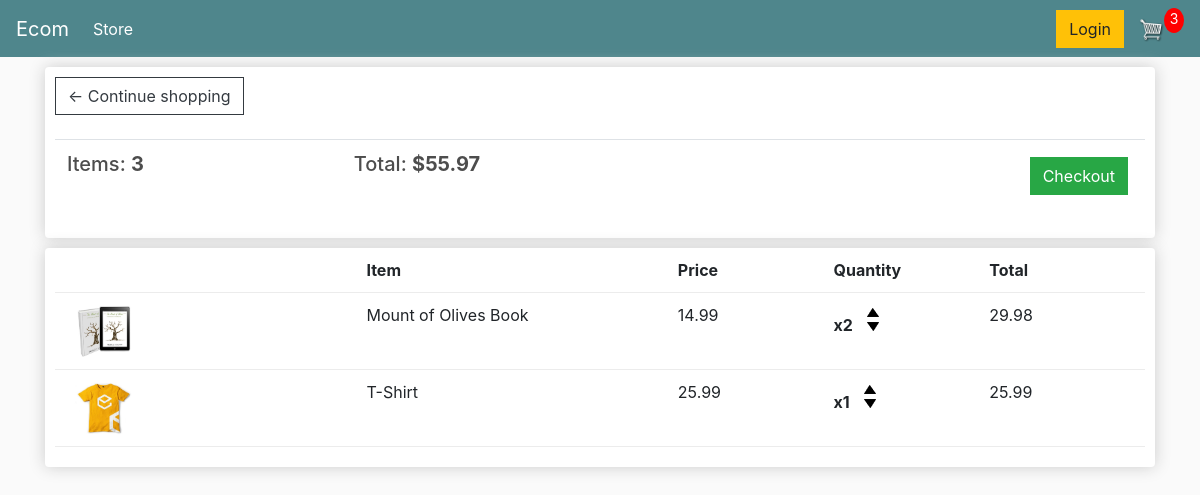
/cart/ (signed in), run on an earlier commit of the app's database.
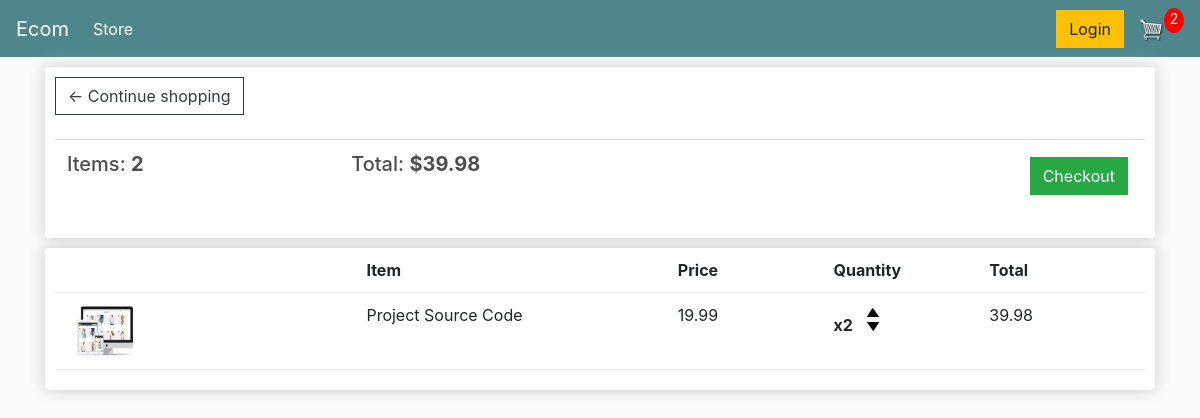
And on a later commit of the database.
### store/models.py (models this page shows, shortened)
class Order (models.Model):
    customer = models.ForeignKey(Customer, null = True, blank= True, on_delete = models.SET_NULL)
    date_ordered = models.DateTimeField(auto_now_add = True)
    complete = models.BooleanField(default = False)
    transaction_id = models.CharField(max_length = 100, null = True)
    @property
    def get_cart_total(self):
        orderitems = self.orderitem_set.all()
        total = sum ([item.get_total for item in orderitems])
        return total
    @property
    def get_cart_items(self):
        orderitems = self.orderitem_set.all()
        total = sum ([item.quantity for item in orderitems])
        return total

class OrderItem(models.Model):
    product = models.ForeignKey(Product, on_delete = models.SET_NULL, null = True)
    order = models.ForeignKey(Order, on_delete = models.SET_NULL, null = True)
    quantity = models.IntegerField(default = 0, null = True ,blank = True)
    date_added = models.DateTimeField(auto_now_add = True)
    @property
    def get_total(self):
        total = self.product.price * self.quantity
        return total

class Product(models.Model):
    name = models.CharField(max_length = 200, null = True)
    price = models.FloatField()
    digital = models.BooleanField(default = False, null = True, blank = True)
    image = models.ImageField(null = True, blank = True)
    @property
    def imageURL(self):
        try:
            url = self.image.url
        except:
            url = ''
        return url

### store/views.py (the view)
# urls.py: path('cart/',views.cart, name = 'cart'),
def cart(request):
    if request.user.is_authenticated:
        customer = request.user.customer
        order, created = Order.objects.get_or_create(customer = customer, complete = False )
        items = order.orderitem_set.all()
        cartItems = order.get_cart_items
    else:
        items = []
        order = {'get_cart_total':0,'get_cart_items':0, 'shipping':False}
        cartItems = order ['get_cart_items']
    context = {'items':items,'order':order, 'cartItems':cartItems}
    return render (request,'store/cart.html', context)

### store/templates/store/cart.html
{% extends 'store/main.html' %}
{% load static %}
{% block content %}
   <div class="row">
       <div class="col-lg-12">
            <div class="box-element">
                <a class="btn btn-outline-dark" href="{% url 'store' %}">&#x2190; Continue shopping</a>
                <br>
                <br>
                <table class="table">
                    <tr>
                        <th><h5>Items: <strong>{{ order.get_cart_items }}</strong></h5></th>
                        <th><h5>Total: <strong>${{ order.get_cart_total | floatformat:2 }}</strong></h5></th>
                        <th>
                            <a style="float:right; margin:5px" class="btn btn-success" href="{% url 'checkout' %}">Checkout</a>
                        </th>
                    </tr>
                </table>
            </div>
       </div>
       <br>
       <div class="col-lg-12">
        <div class="box-element">
            <div class="cart-row">
                <div style="flex: 2;"></div>
                <div style="flex: 2"><strong>Item</strong></div>
                <div style="flex: 1"><strong>Price</strong></div>
                <div style="flex: 1"><strong>Quantity</strong></div>
                <div style="flex: 1"><strong>Total</strong></div>
            </div>
            {% for item in items%}
            <div class="cart-row">
                <div style="flex: 2;"><img class="row-image" src="{{ item.product.imageURL }}" alt=""></div>
                <div style="flex: 2">{{ item.product.name }}</div>
                <div style="flex: 1">{{ item.product.price |floatformat:2 }}</div>
                <div style="flex: 1">
                    <p class="quantity">x{{ item.quantity }}</p>
                    <div class="quantity">
                        <img data-product={{item.product.id}} data-action ="add" class="chg-quantity update-cart" src="{% static 'images/arrow-up.png'%}" alt="">
                        <img data-product={{item.product.id}} data-action ="remove" class="chg-quantity update-cart" src="{% static 'images/arrow-down.png'%}"  src="" alt="">
                    </div>
                </div>
                <div style="flex: 1;">{{ item.get_total |floatformat:2 }}</div>
            </div>
            {% endfor %}
        </div>
       </div>
   </div>
{% endblock content%}

### store/templates/store/main.html (shortened to what this page needs)
<!DOCTYPE html>
{% load static %}
<html lang="en">
<head>
    <link rel="stylesheet" href="https://stackpath.bootstrapcdn.com/bootstrap/4.5.0/css/bootstrap.min.css">
    <link rel="stylesheet" href="{% static 'css/main.css' %}">
</head>
<body>
    <nav class="navbar navbar-expand-lg navbar-dark bg-dark">
        <a class="navbar-brand" href="{% url 'store' %}">Ecom</a>
        <div class="collapse navbar-collapse" id="navbarSupportedContent">
          <ul class="navbar-nav mr-auto">
            <li class="nav-item active">
              <a class="nav-link" href="{% url 'store' %}">Store <span class="sr-only">(current)</span></a>
            </li>
          </ul>
          <div class="form-inline my-2 my-lg-0">
              <a href="#" class="btn btn-warning">Login</a>
              <a href="{% url 'cart' %}">
                  <img id="cart-icon" src="{% static 'images/cart.png' %}">
              </a>
              <p id="cart-total">{{ cartItems }} </p>
          </div>
        </div>
      </nav>
    <div class="container">
        {% block content %}
        {% endblock %}
    </div>
</body>
</html>

### static/css/main.css (style rules this page uses)
body { background-color: hsl(0, 0%, 98%); }
h1,h2,h3,h4,h5,h6 { color:hsl(0, 0%, 30%); }
.box-element { box-shadow:hsl(0, 0%, 80%) 0 0 16px; background-color: #fff; border-radius: 4px; padding: 10px; }
.bg-dark { background-color: #4f868c!important; }
#cart-icon { width:25px; display: inline-block; margin-left: 15px; }
#cart-total { display: block; text-align: center; color:#fff; background-color: red; width: 20px; height: 25px; border-radius: 50%; font-size: 14px; }
.col-lg-4, .col-lg-6, .col-lg-8, .col-lg-12 { margin-top: 10px; }
.btn { border-radius: 0; }
.row-image { width: 100px; }
.cart-row { display: flex; align-items: flex-stretch; padding-bottom: 10px; margin-bottom: 10px; border-bottom: 1px solid #ececec; }
.quantity { display: inline-block; font-weight: 700; padding-right:10px; }
.chg-quantity { width: 12px; cursor: pointer; display: block; margin-top: 5px; transition:.1s; }

What changed in the data, as far as the page shows it:
removed OrderItem: product.imageURL (picture), product.name "Mount of Olives Book", product.price "14.99", quantity "2", get_total "29.98"
removed OrderItem: product.imageURL (picture), product.name "T-Shirt", product.price "25.99", quantity "1", get_total "25.99"
computed for Order: get_cart_items "3" → "2"; get_cart_total "55.97" → "39.98"
added OrderItem: product.imageURL (picture), product.name "Project Source Code", product.price "19.99", quantity "2", get_total "39.98"
Also different on the page:
{{ cartItems }}: "3" → "2"
